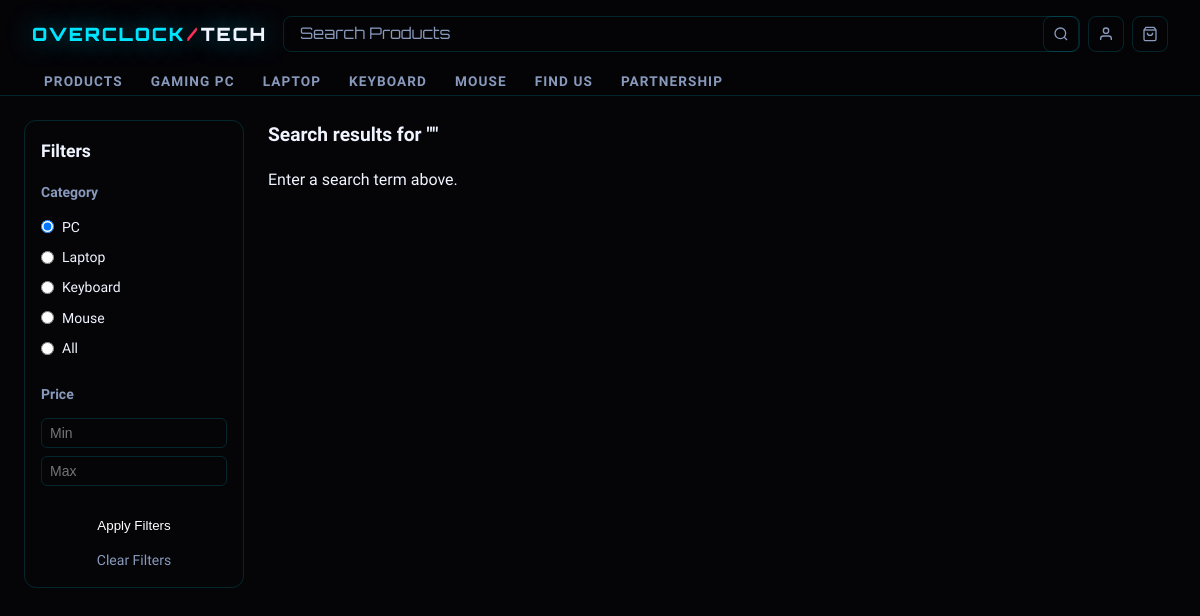
Page /search.php?category=1 on the committed database.
### tables this page shows
CREATE TABLE `categories` (
  `category_id` int(11) NOT NULL AUTO_INCREMENT,
  `name` varchar(50) NOT NULL,
  PRIMARY KEY (`category_id`)
);

### search.php (the view, shortened to what this page needs)
<?php
require_once 'db.php';
$query = isset($_GET['q']) ? trim($_GET['q']) : '';
$selected_category = isset($_GET['category']) ? (int)$_GET['category'] : null;
$min_price = isset($_GET['min_price']) && $_GET['min_price'] !== '' ? (float)$_GET['min_price'] : null;
$max_price = isset($_GET['max_price']) && $_GET['max_price'] !== '' ? (float)$_GET['max_price'] : null;
$categories = $pdo->query("SELECT * FROM categories")->fetchAll();
$sql = "SELECT * FROM products WHERE name LIKE ?";
$params = ["%" . $query . "%"];
if ($selected_category) {
  $sql .= " AND category_id = ?";
  $params[] = $selected_category;
}
$stmt = $pdo->prepare($sql);
$stmt->execute($params);
$results = $stmt->fetchAll();
?>
<!DOCTYPE html>
<html lang="en">
<head>
  <link rel="stylesheet" href="css/style.css">
</head>
<body>
  <?php include 'includes/nav.php'; ?>
  <main class="search-page">
    <aside class="filter-sidebar">
      <form action="search.php" method="GET">
        <h3>Filters</h3>
        <div class="filter-section">
          <h4>Category</h4>
          <?php foreach ($categories as $category): ?>
            <label>
              <input type="radio" name="category" value="<?= $category['category_id'] ?>"
                <?= $selected_category == $category['category_id'] ? 'checked' : '' ?>>
              <?= htmlspecialchars($category['name']) ?>
            </label>
          <?php endforeach; ?>
          <label>
            <input type="radio" name="category" value="" <?= !$selected_category ? 'checked' : '' ?>>
            All
          </label>
        </div>
        <div class="filter-section">
          <h4>Price</h4>
          <input type="number" name="min_price" placeholder="Min" value="<?= $min_price ?>">
          <input type="number" name="max_price" placeholder="Max" value="<?= $max_price ?>">
        </div>
        <button type="submit">Apply Filters</button>
        <a href="search.php?q=<?= htmlspecialchars($query) ?>">Clear Filters</a>
      </form>
    </aside>
    <div class="search-results">
      <h2>Search results for "<?= htmlspecialchars($query) ?>"</h2>
      <div class="product-grid">
        <?php if (empty($query)): ?>
          <p>Enter a search term above.</p>
        <?php elseif (empty($results)): ?>
          <p>No results found.</p>
        <?php endif; ?>
      </div>
    </div>
  </main>
</body>
</html>

### css/style.css (style rules this page uses)
:root { --bg-black: #050508; --bg-dark: #0a0a10; --bg-card: #0f0f18; --bg-card2: #141420; --neon: #00e5ff; --neon-dim: rgba(0, 229, 255, 0.12); --neon-glow: 0 0 24px rgba(0, 229, 255, 0.5); --neon2: #ff2d55; --neon2-glow: 0 0 24px rgba(255, 45, 85, 0.5); --text-white: #f0f4ff; --text-grey: #8899bb; --text-muted: #4a5570; --border: rgba(0, 229, 255, 0.15); --border-hover: rgba(0, 229, 255, 0.5); --font-display: 'Orbitron', monospace; --font-body: 'Rajdhani', sans-serif; --font-mono: 'Share Tech Mono', monospace; }
*, *::before, *::after { box-sizing: border-box; margin: 0; padding: 0; }
html { scroll-behavior: smooth; }
body { font-family: var(--font-body); background: var(--bg-black); color: var(--text-white); overflow-x: hidden; line-height: 1.6; }
a { text-decoration: none; color: inherit; }
.product-grid { display: grid; grid-template-columns: repeat(auto-fill, minmax(220px, 1fr)); gap: 24px; }
.search-page { max-width: 1200px; margin: 0 auto; padding: 24px; display: flex; gap: 24px; }
.filter-sidebar { width: 220px; flex-shrink: 0; border: 1px solid var(--border); border-radius: 12px; padding: 16px; height: fit-content; }
.filter-sidebar h3 { font-size: 1.1rem; font-weight: 600; margin-bottom: 16px; }
.filter-section { margin-bottom: 24px; display: flex; flex-direction: column; gap: 8px; }
.filter-section h4 { font-size: 0.875rem; font-weight: 600; color: var(--text-grey); margin-bottom: 4px; }
.filter-section label { display: flex; align-items: center; gap: 8px; font-size: 0.875rem; cursor: pointer; }
.filter-section input[type="number"] { width: 100%; padding: 6px 8px; border: 1px solid var(--border); border-radius: 6px; background: transparent; color: var(--text-grey); font-size: 0.875rem; }
.filter-sidebar button[type="submit"] { width: 100%; padding: 8px; border-radius: 8px; border: none; background: var(--accent); color: white; cursor: pointer; margin-bottom: 8px; }
.filter-sidebar a { display: block; text-align: center; font-size: 0.875rem; color: var(--text-grey); }
.search-results { flex: 1; }
.search-results h2 { margin-bottom: 16px; font-size: 1.2rem; }

### rows in the picture
categories: category_id "☑ PC", name "PC"
categories: category_id "☐ Laptop", name "Laptop"
categories: category_id "☐ Keyboard", name "Keyboard"
categories: category_id "☐ Mouse", name "Mouse"

### other values in the picture
$item['label'] "PRODUCTS"
$item['label'] "GAMING PC"
$item['label'] "LAPTOP"
$item['label'] "KEYBOARD"
$item['label'] "MOUSE"
$item['label'] "FIND US"
$item['label'] "PARTNERSHIP"
